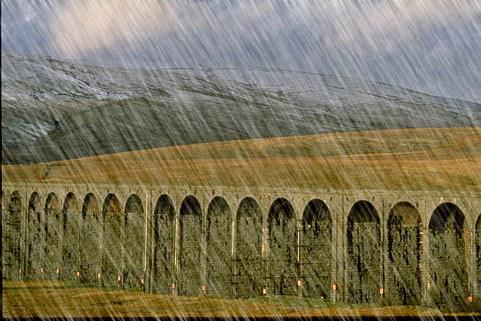
#> input picture Website/Backend/lib/46.jpg, 481 x 321 px
$ python -i dehaze.py   (imports and definitions only)
#> lines starting #> are read from the running program, lines starting #| are printed output that depends on the picture
# Haze remover

import cv2
import numpy as np
from matplotlib import pyplot as plt
from skimage.metrics import peak_signal_noise_ratio as psnr
from skimage.metrics import structural_similarity as ssim


class ImageDehazer:
    def __init__(self, window_size=25, airlight_percentile=0.02, transmission_bound=0.9, gamma=1.0):
        self.window_size = window_size  # Reduced back for balance
        self.airlight_percentile = airlight_percentile  # Slightly increased for better airlight
        self.transmission_bound = transmission_bound  # Adjusted for detail retention
        self.gamma = gamma  # Set to 1.0 to minimize over-brightening

    # [20 lines left out: function preprocess_image, not called in this run]

    def calculate_dark_channel(self, image):
        dark_channel = np.min(image, axis=2)
        kernel = cv2.getStructuringElement(cv2.MORPH_RECT, (self.window_size, self.window_size))
        dark_channel = cv2.erode(dark_channel, kernel)
        return dark_channel

    def estimate_airlight(self, image, dark_channel):
        num_pixels = image.shape[0] * image.shape[1]
        flat_image = image.reshape(num_pixels, 3)
        flat_dark = dark_channel.ravel()
        num_brightest = int(num_pixels * self.airlight_percentile)
        indices = np.argsort(flat_dark)[-num_brightest:]
        airlight = np.mean(flat_image[indices], axis=0)
        return airlight

    def guided_filter(self, I, p, r, epsilon):
        mean_I = cv2.boxFilter(I, -1, (r, r))
        mean_p = cv2.boxFilter(p, -1, (r, r))
        mean_Ip = cv2.boxFilter(I * p, -1, (r, r))
        cov_Ip = mean_Ip - mean_I * mean_p
        mean_II = cv2.boxFilter(I * I, -1, (r, r))
        var_I = mean_II - mean_I * mean_I
        a = cov_Ip / (var_I + epsilon)
        b = mean_p - a * mean_I
        mean_a = cv2.boxFilter(a, -1, (r, r))
        mean_b = cv2.boxFilter(b, -1, (r, r))
        q = mean_a * I + mean_b
        return q

    def estimate_transmission_with_guided_filter(self, image, airlight, window_size=15):
        normalized = image / (airlight + 1e-6)
        dark_channel = np.min(normalized, axis=2)
        transmission = 1 - 0.9 * dark_channel  # Adjusted to balance haze removal and detail
        gray_guide = cv2.cvtColor(normalized.astype(np.float32), cv2.COLOR_RGB2GRAY)
        refined_transmission = self.guided_filter(gray_guide, transmission, window_size,
                                                  0.01)  # Increased epsilon for smoothness
        refined_transmission = np.clip(refined_transmission, 0.1, self.transmission_bound)
        return refined_transmission

    def recover_image(self, hazy_image, transmission, airlight):
        transmission = np.expand_dims(transmission, axis=2)
        transmission = np.repeat(transmission, 3, axis=2)
        airlight = airlight.reshape(1, 1, 3)
        recovered = ((hazy_image.astype(float) - airlight) / np.maximum(transmission, 0.1)) + airlight
        recovered = np.clip(recovered, 0, 255).astype(np.uint8)
        return recovered

    def apply_gamma_correction(self, image):
        invGamma = 1.0 / self.gamma
        table = np.array([((i / 255.0) ** invGamma) * 255 for i in np.arange(0, 256)]).astype("uint8")
        return cv2.LUT(image, table)

    def enhance_contrast(self, image):
        # Denoise slightly to reduce noise amplification
        denoised = cv2.fastNlMeansDenoisingColored(image, None, 5, 5, 7, 21)

        # Contrast enhancement with moderated CLAHE
        lab = cv2.cvtColor(denoised, cv2.COLOR_RGB2LAB)
        l, a, b = cv2.split(lab)
        clahe = cv2.createCLAHE(clipLimit=2.0, tileGridSize=(8, 8))  # Reduced clipLimit for balance
        l_enhanced = clahe.apply(l)
        lab_enhanced = cv2.merge((l_enhanced, a, b))
        enhanced = cv2.cvtColor(lab_enhanced, cv2.COLOR_LAB2RGB)

        # Controlled sharpening
        blurred = cv2.GaussianBlur(enhanced, (0, 0), 1.5)
        sharpened = cv2.addWeighted(enhanced, 1.3, blurred, -0.3, 0)  # Softer sharpening
        return sharpened

    # [21 lines left out: function evaluate_result, not called in this run]

    def dehaze(self, image):
        if image is None:
            raise ValueError("Could not load image")
        image = cv2.cvtColor(image, cv2.COLOR_BGR2RGB)

        dark_channel = self.calculate_dark_channel(image)
        airlight = self.estimate_airlight(image, dark_channel)
        transmission = self.estimate_transmission_with_guided_filter(image, airlight)
        dehazed = self.recover_image(image, transmission, airlight)

        enhanced = self.enhance_contrast(dehazed)
        final_result = self.apply_gamma_correction(enhanced)

        final_image = cv2.cvtColor(final_result, cv2.COLOR_BGR2RGB)

        return final_image

>>> import cv2
>>> picture = cv2.imread('../46.jpg')
#> picture is the input picture: shape (321, 481, 3); mean B, G, R 91.6, 116.3, 123.8
>>> result = ImageDehazer().dehaze(picture)
#> in calculate_dark_channel, `dark_channel = cv2.erode(dark_channel, kernel)`:
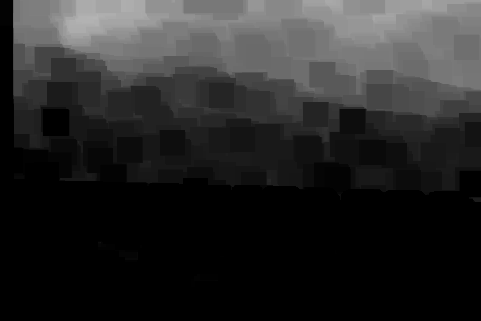
#> dark_channel: shape (321, 481); min 0, max 180, mean 40
#> in estimate_airlight, `indices = np.argsort(flat_dark)[-num_brightest:]`: indices = 3088 values, max 17879 at index 570, min 76 at index 1715, mean 6697.4
#> in estimate_airlight, `airlight = np.mean(flat_image[indices], axis=0)`: airlight = [211.4, 198.4, 190.1]
#> in guided_filter, `q = mean_a * I + mean_b`:
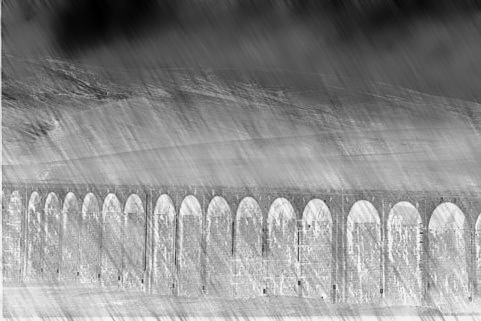
#> q: shape (321, 481) float64; min 0.0762, max 1.03, mean 0.603; drawn with min black and max white
#> in recover_image, `airlight = airlight.reshape(1, 1, 3)`: airlight = [[211.4, 198.4, 190.1]]
#> in enhance_contrast, `lab = cv2.cvtColor(denoised, cv2.COLOR_RGB2LAB)`: lab: shape (321, 481, 3); mean of channels 0, 1, 2 72.7, 127.7, 139.9
#> in enhance_contrast, `l, a, b = cv2.split(lab)`:
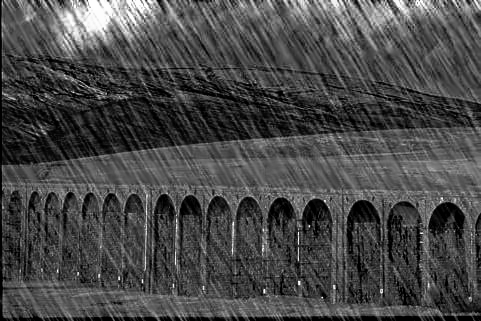
#> l: shape (321, 481); min 0, max 254, mean 72.7
#> in enhance_contrast, `l, a, b = cv2.split(lab)`:
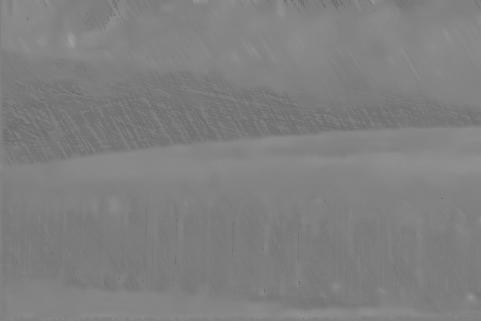
#> a: shape (321, 481); min 104, max 159, mean 127.7
#> in enhance_contrast, `l, a, b = cv2.split(lab)`:
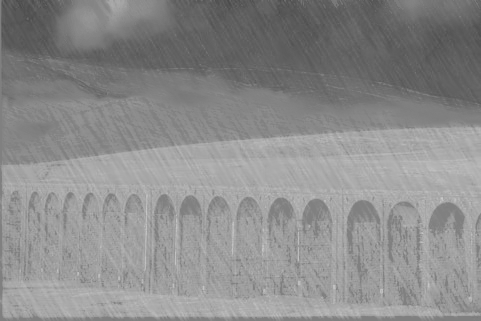
#> b: shape (321, 481); min 74, max 200, mean 139.9
#> in enhance_contrast, `l_enhanced = clahe.apply(l)`:
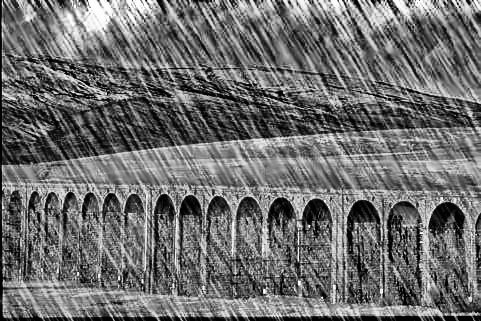
#> l_enhanced: shape (321, 481); min 0, max 255, mean 109.8
#> in enhance_contrast, `lab_enhanced = cv2.merge((l_enhanced, a, b))`: lab_enhanced: shape (321, 481, 3); mean of channels 0, 1, 2 109.8, 127.7, 139.9
#> in enhance_contrast, `blurred = cv2.GaussianBlur(enhanced, (0, 0), 1.5)`:
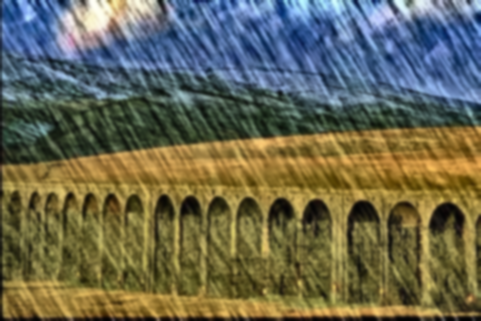
#> blurred: shape (321, 481, 3); mean R, G, B 104.9, 104, 82.3
